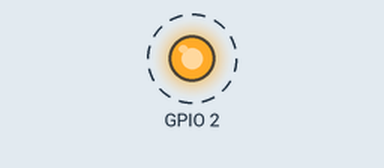
This sketch was run on a simulated ESP32. On the bench: output pins drawn as LEDs (lit = HIGH). Dashed ring = blinking. What the sketch prints to the serial monitor is not drawn.

Above: at 0.5 s.
Timing chart, 0 to 4.6 s (numbered marks = the images above):
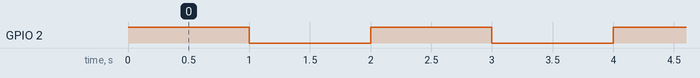

The sketch:

101_esp32_LED.ino
```cpp
void setup() {
  Serial.begin(115600);
  pinMode(2, OUTPUT);
}

void loop() {
  digitalWrite(2, HIGH);
  Serial.println("LED ON");
  delay(1000);
  digitalWrite(2, LOW);
  Serial.println("LED OFF");
  delay(1000);
}
```

Measured:
- by itself, GPIO 2: alternates HIGH for 1.0 s and LOW for 1.0 s
